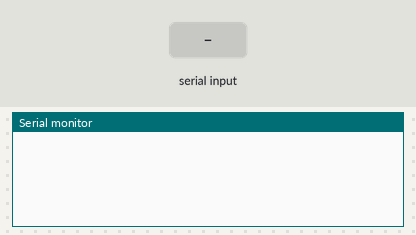
Recording of a sketch running on a simulated Arduino Mega 2560, built with avr-gcc and run on an emulated ATmega2560. On the bench: the last lines printed to the serial monitor. The inputs (shaded band) are chosen by the test bench.

Above: at 1.2 s.
1.3 s: "ping" received over the second serial link
At 2.7 s:
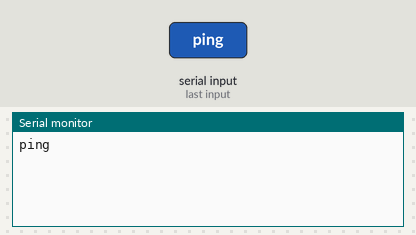
3.8 s: "1" received over the second serial link
At 5.7 s:
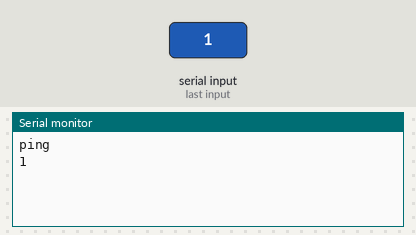

Measured:
- after the input at 1.3 s, the serial monitor: prints a new line after 1.0 s (image 1)
- after the input at 3.8 s, the serial monitor: prints a new line after 1.0 s (image 2)

The sketch:

xbeePing.ino
```cpp
char buf[80];
int codeLength;

void setup() {
  //initialize serial ports. Serial1 handles XBee
  Serial.begin(19200);
  Serial1.begin(19200);

}

void loop() {
  //whenever Xbee recieves a Ping, send back a Pong
  String message;
  if (Serial1.available()) {
    codeLength = Serial1.readBytesUntil(0x0D, buf, 80);

    message = buf;
    message = message.substring(0, codeLength);
    Serial.println(message);
    if (message == "ping") {
      Serial1.write("pong\n");
    }
  }


}
```
